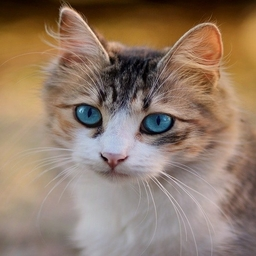
#> input picture src/Images/cat256.jpg, 256 x 256 px, found by its file name
$ python FeatureMatching.py
#> lines starting #> are read from the running program, lines starting #| are printed output that depends on the picture; pictures that were not available may be replaced by others from this repository, and a replacement may not be noted
from typing import Callable

import cv2
import matplotlib.pyplot as plt
import numpy as np


# [206 lines left out: functions apply_feature_matching, calculate_ssd, calculate_ncc, calculate_rssd, match_features_ratio_test, not called in this run]


def main():
    # read images
    img1 = cv2.imread("../resources/Images/cat256.jpg")
#> img1 is the input picture: shape (256, 256, 3); mean B, G, R 105.2, 122.9, 145.2
    img2 = cv2.imread("../resources/Images/cat512_edited_v3.png")
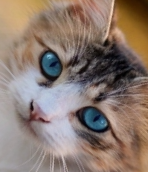
#> input picture resources/Images/animals/cat256_edited_v2.png, 148 x 172 px, given in place of cat512_edited_v3.png, which was not available
#> img2 is the input picture: shape (172, 148, 3); mean B, G, R 111.3, 121.3, 138.8
    # img2 = cv2.imread("../resources/Images/cat256_edited_v2.png")

    img1 = cv2.cvtColor(img1, cv2.COLOR_BGR2GRAY)
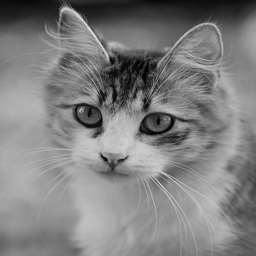
#> img1: shape (256, 256); min 0, max 233, mean 127.6
    img2 = cv2.cvtColor(img2, cv2.COLOR_BGR2GRAY)
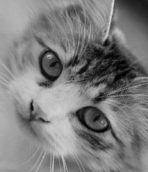
#> img2: shape (172, 148); min 1, max 225, mean 125.4

    # sift
    sift = cv2.SIFT_create()

    keypoints_1, descriptors_1 = sift.detectAndCompute(img1, None)
#> keypoints_1 = 258 keypoints; strongest (x, y, size): (105, 159, 3), (65, 9, 6.2), (144, 130, 8.6), (97, 127, 10.1)
    keypoints_2, descriptors_2 = sift.detectAndCompute(img2, None)
#> keypoints_2 = 188 keypoints; strongest (x, y, size): (32, 108, 3.1), (49, 56, 3.6), (79, 115, 8.5), (49, 79, 10.4)

    # feature matching
    bf = cv2.BFMatcher(cv2.NORM_L1, crossCheck=True)

    matches = bf.match(descriptors_1, descriptors_2)
#> matches = 144 matches
    matches = sorted(matches, key=lambda x: x.distance)

    # matches = apply_feature_matching(descriptors_1, descriptors_2, calculate_ncc)
    # matches = sorted(matches, key=lambda x: x.distance, reverse=True)

    # matches = sorted(matches, key=lambda x: x.distance, reverse=True)

    matched_image = cv2.drawMatches(img1, keypoints_1, img2, keypoints_2,
                                    matches[:30], img2, flags=2)
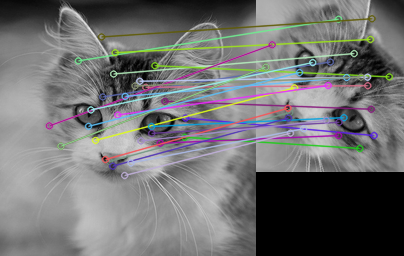
#> matched_image: shape (256, 404, 3); mean of channels 0, 1, 2 113.9, 113.5, 113.1; drawn as B, G, R

    plt.imshow(matched_image)
    plt.show()


if __name__ == "__main__":
    main()
